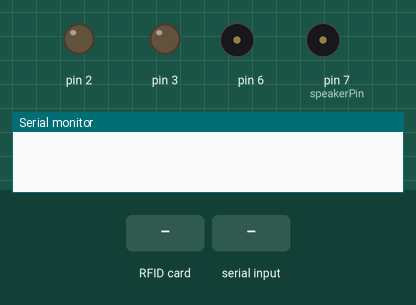
Recording of a sketch running on a simulated Arduino Uno, built with avr-gcc and run on an emulated ATmega328P. On the bench: output pins drawn as LEDs (lit = HIGH), buzzer (waves = sounding, pin HIGH), the last lines printed to the serial monitor. The inputs (shaded band) are chosen by the test bench. Pins used as bus, display or sensor lines are not drawn.

Above: at 1.2 s.
1.3 s: RFID card 5E 7A 19 C4 held to the reader
2.8 s: "90,45\n" received over Serial
At 3.06 s:
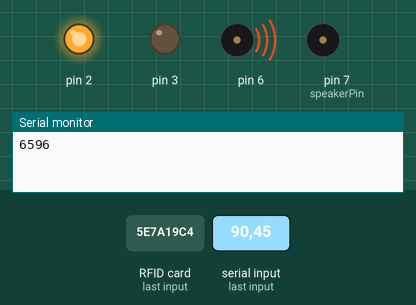
At 5.2 s:
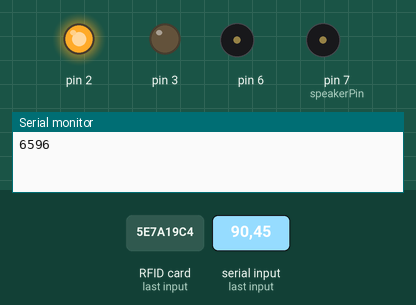
5.5 s: RFID card 5E 7A 19 C4 held to the reader
At 7.2 s:
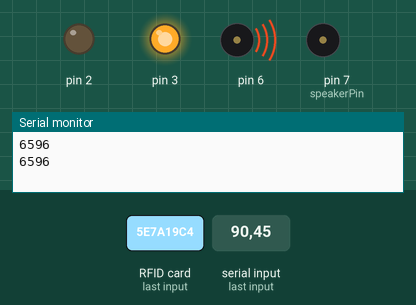
Timing chart, 0 to 11.1 s (numbered marks = the images above; inputs shaded):
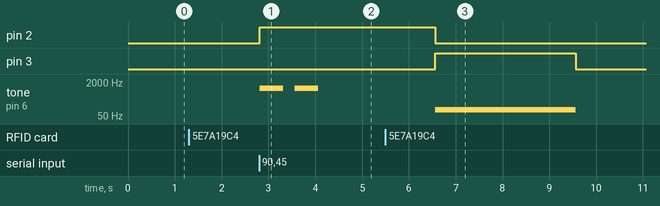

The sketch:

controlaccesos.ino
```cpp
#include <SPI.h>
#include <MFRC522.h>

#define RST_PIN 9 // Configurable, see typical pin layout above
#define SS_PIN 10 // Configurable, see typical pin layout above

int speakerPin = 7;
int length = 15; // el numero de las notas
char notes[] = "ccggaagffeeddc ";
int beats[] = { 1, 1, 1, 1, 1, 1, 2, 1, 1, 1, 1, 1, 1, 2, 4 };
int tempo = 300;
void playTone(int tone, int duration) {
  for (long i = 0; i < duration * 1000L; i += tone * 2) {
    digitalWrite(speakerPin, HIGH);
    delayMicroseconds(tone);
    digitalWrite(speakerPin, LOW);
    delayMicroseconds(tone);
  }
}

void playNote(char note, int duration) {
  char names[] = { 'c', 'd', 'e', 'f', 'g', 'a', 'b', 'C' };
  int tones[] = { 1915, 1700, 1519, 1432, 1275, 1136, 1014, 956 };

  // toca el tono correspondiente al nombre de la nota
  for (int i = 0; i < 8; i++) {
    if (names[i] == note) {
      playTone(tones[i], duration);
    }
  }
}

int incomingByte = 0;
bool comprobar_tarjeta;

MFRC522 mfrc522(SS_PIN, RST_PIN); // Create MFRC522 instance

MFRC522::MIFARE_Key key;

void setup()
{
  pinMode(speakerPin, OUTPUT);
  pinMode(2, OUTPUT);
  pinMode(3, OUTPUT);
  comprobar_tarjeta=true;
  Serial.begin(9600); // Initialize serial communications with the PC
  while (!Serial)
    ;                 // Do nothing if no serial port is opened (added for Arduinos based on ATMEGA32U4)
  SPI.begin();        // Init SPI bus
  mfrc522.PCD_Init(); // Init MFRC522 card
}
int nAuthorized = 23;            //Numero de autorizados
int authorized[] = {15683, 214}; //UIDs Autorizados
//Funcion GetUID
unsigned long getID()
{
  if (!mfrc522.PICC_ReadCardSerial())
  { //Since a PICC placed get Serial and continue
    return -1;
  }
  unsigned long hex_num;
  hex_num = mfrc522.uid.uidByte[0] << 24;
  hex_num += mfrc522.uid.uidByte[1] << 16;
  hex_num += mfrc522.uid.uidByte[2] << 8;
  hex_num += mfrc522.uid.uidByte[3];
  mfrc522.PICC_HaltA(); // Stop reading
  return hex_num;
}
void loop()
{
  digitalWrite(2, LOW);
  digitalWrite(3, LOW);
  if (mfrc522.PICC_IsNewCardPresent() && comprobar_tarjeta)
  {
    unsigned long uid = getID();
    comprobar_tarjeta = false;
    if (uid != -1)
    {
      Serial.println(uid);
      int actualUID = uid;
      int arraySize = sizeof(authorized) / sizeof(int);
      boolean found = false;
    }
  }
  if (Serial.available() > 0 && !comprobar_tarjeta)
  {
    // read the incoming byte:
    incomingByte = Serial.read();
    incomingByte = incomingByte-48;
    // say what you got:
    if(incomingByte){
      digitalWrite(2, HIGH);
      tone(6, 1000, 500);
      delay(750);
      tone(6, 1000, 500);
      delay(3000);
      digitalWrite(2, LOW);
    } else {
      digitalWrite(3, HIGH);
      tone(6, 100, 3000);
      delay(3000);
      digitalWrite(3, LOW);
    }
    comprobar_tarjeta=true;
  }
}
```

Measured:
- after the input at 2.8 s, pin 2: LOW → HIGH at once; tone on pin 6: alternates 1000 Hz for 0.50 s and silent for 0.25 s, 4 changes in all, then stays silent, starting at once
- after the input at 5.5 s, pin 3: LOW → HIGH after 1.1 s, → LOW 3.0 s later; tone on pin 6: silent → 100 Hz after 1.1 s, → silent 3.0 s later
